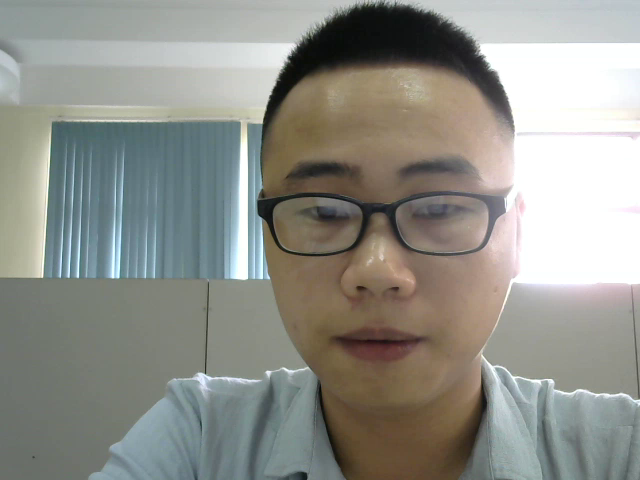
#> input picture frame 0 of PAS/server/images/video/3/Ha Manh Dong.webm, 640 x 480 px, given in place of b.webm, which was not available
$ python face_detection.py
#> lines starting #> are read from the running program, lines starting #| are printed output that depends on the picture; after the words box and inside, x2 and y2 are one past the last pixel; in counts of white or black regions, pixels touching at a corner belong together; pictures that were not available may be replaced by others from this repository, and a replacement may not be noted
import cv2

folder = 'faces/pas_face_'


def main():

    face_cascade = cv2.CascadeClassifier('../pas/haarcascade_frontalface_default.xml')
    # video_capture = cv2.VideoCapture(-1)
    video_capture = cv2.VideoCapture('../images/tmp/b.webm')

    w,h = 432, 240
    video_capture.set(3, w)
    video_capture.set(4, h)

    size = 4
    arr_faces = []
    number_of_faces = 4

    # while True:
    while video_capture.isOpened():
        # capture frame by frame
        ret, frame = video_capture.read()
#> frame is the input picture: shape (480, 640, 3); mean B, G, R 138.5, 145.2, 144.4
        if not ret:
            break
        else:
            frame = cv2.flip(frame, 1, 0)
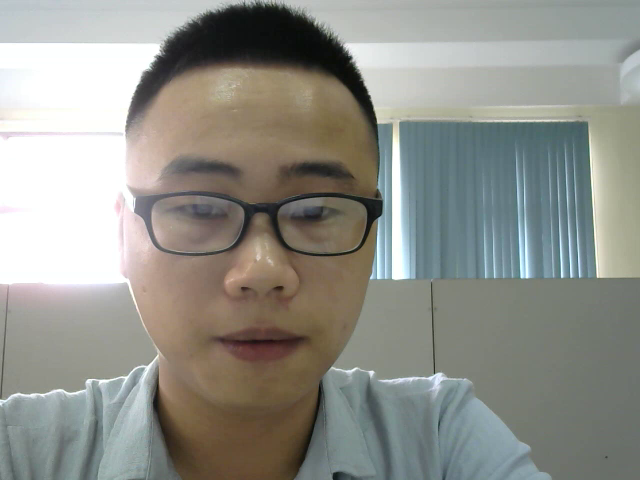
#> frame: shape (480, 640, 3); mean B, G, R 138.5, 145.2, 144.4
            mini_frame = cv2.resize(frame, (int(frame.shape[1] / size), int(frame.shape[0] / size)))
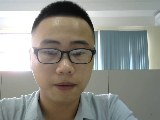
#> mini_frame: shape (120, 160, 3); mean B, G, R 138.7, 145.5, 144.7
            faces = face_cascade.detectMultiScale(mini_frame)
#> faces = [[24, 22, 82, 82]]
            # draw a rectangle around the faces
            if len(faces) == 1:
                # time.sleep(1)
                (x, y, w, h) = [v * size for v in faces[0]]
#> x = 96; y = 88; w = 328; h = 328
                cv2.rectangle(frame, (x, y), (x + w, y + h), (0, 255, 0), 2)
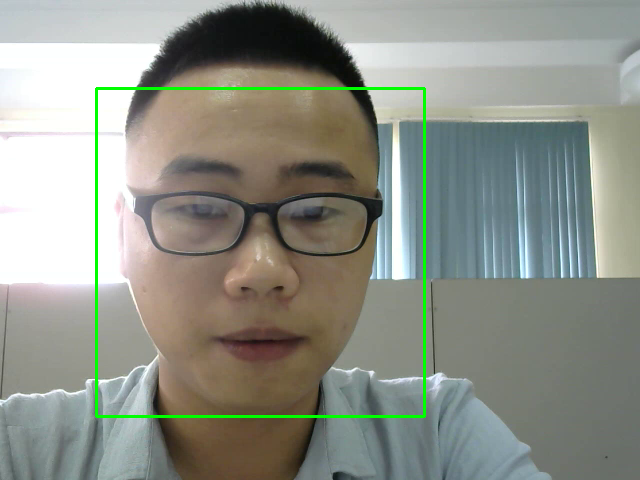
#> frame: shape (480, 640, 3); 1.28% of pixels changed, all inside (x1, y1, x2, y2) = (95, 87, 426, 418)
                # print(len(arr_faces))
                sub_face = frame[y:y + h, x:x + w]
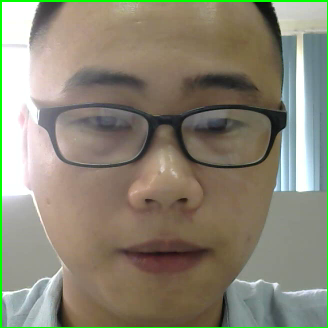
#> sub_face: shape (328, 328, 3); mean B, G, R 116.4, 133.4, 137.9
                FaceFileName = folder + str(10 + len(arr_faces)) + ".jpg"
                # cv2.imwrite(FaceFileName, sub_face)
                arr_faces.append(y)

            # cv2.imshow('Video', frame)

            # enter character 'q' to quit
            if cv2.waitKey(1) & 0xFF == ord('q'):
            # if cv2.waitKey(1) & 0xFF == ord('q') or len(arr_faces) >= number_of_faces:
#> (key q is pressed here)
                break

    # when everything is done, release the capture
    print("destroy....")
    video_capture.release()
    cv2.destroyAllWindows()

    return len(arr_faces)


if __name__ == "__main__":
    a = main()
#> a = 1
    print(a)
#| 1
